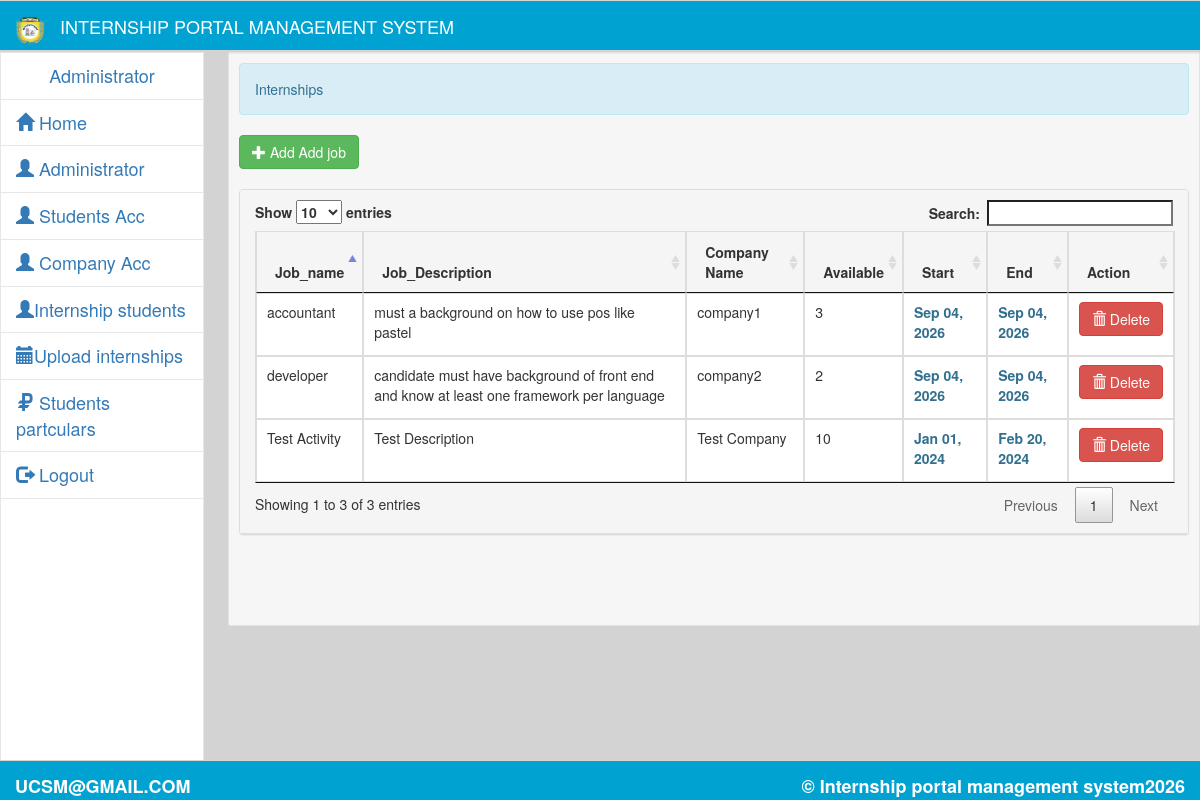
The app's page /admin/activity.php (signed in) with its own data.
### tables this page shows
CREATE TABLE `activity` (
  `activity_id` int(11) NOT NULL,
  `title` varchar(50) NOT NULL,
  `description` text NOT NULL,
  `company_name` text NOT NULL,
  `quantity` int(11) NOT NULL,
  `start` varchar(10) NOT NULL,
  `end` varchar(10) NOT NULL,
  `month` varchar(8) NOT NULL,
  `year` varchar(5) NOT NULL
);

### admin/activity.php (the view, shortened to what this page needs)
<!DOCTYPE html>
<html lang = "eng">
	<head>
		<link rel = "stylesheet" type = "text/css" href = "../css/bootstrap.css" />
		<link rel = "stylesheet" type = "text/css" href = "../css/style1.css" />
		<link rel = "stylesheet" type = "text/css" href = "../css/jquery-ui.css" />
		<link rel = "stylesheet" type = "text/css" href = "../css/jquery.dataTables.css" />
	</head>
<body>
<?php include'head.php'?>
<?php include 'sidebar.php'?>
		<div id = "sidecontent" class = "well pull-right">
			<div class = "alert alert-info">Internships</div>
			<button type = "button" id = "add_activity" class = "btn btn-success"><span class = "glyphicon glyphicon-plus"></span> Add Add job</button>
			<br />
			<br />
			<div id = "act_table" class = "panel panel-default">
				<div  class = " panel-heading">
					<table id = "table" class = "table table-bordered">
						<thead>
							<tr>
								<th>Job_name</th>
								<th>Job_Description</th>
								<th>Company Name</th>
								<th>Available</th>
								<th>Start</th>
								<th>End</th>
								<th>Action</th>
							</tr>
						</thead>
						<tbody>
							<?php
							$act_query = $conn->query("SELECT * FROM `activity`") or die($conn->error);
							while($act_fetch = $act_query->fetch_array()){
							?>
							<tr>
								<td><?php echo $act_fetch['title']?></td>
								<td><?php echo $act_fetch['description']?></td>
								<td><?php echo $act_fetch['company_name']?></td>
								<td><?php echo $act_fetch['quantity']?></td>
								<td><?php echo "<label class = 'text-info'>".date("M d, Y", strtotime($act_fetch['start']))."</label>"?></td>
								<td><?php echo "<label class = 'text-info'>".date("M d, Y", strtotime($act_fetch['end']))."</label>"?></td>
								<td> <a href = "#" data-toggle = "modal" data-target = "#delete_activity" name = "<?php echo $act_fetch['activity_id']?>" class = "btn btn-danger activity_id"><span class=  "glyphicon glyphicon-trash"></span> Delete</a></center></td>
							</tr>
							<?php
								}
							?>
						</tbody>
					</table>
				</div>
			</div>
		<br /><br /><br />
		</div>
	<br />
	<br />
	<br />
	<br />
	<br />
	<br />
	<br />
	<br />
	<br />
	<nav class = "navbar-default" id = "footer">
		<label class = "navbar-brand pull-right">&copy; Internship portal management system<?php echo date('Y', strtotime('+8 HOURS'))?></label>
		<label class = "navbar-brand ">UCSM@GMAIL.COM</label>
	</nav>
</body>
</html>

### admin/sidebar.php
<div id = "sidebar">
	<ul id = "menu" class = "nav menu">
		<li>
			<a>
				<?php
					require_once '../connect.php';
					$q_admin_side = $conn->query("SELECT * FROM `admin` WHERE `admin_id` = '$_SESSION[admin_id]'") or die($conn->error);
					$f_admin_side = $q_admin_side->fetch_array();
					echo "<center>".$f_admin_side['name']."</center>";
				?>
			</a>
		</li>
		<li><a href = "home.php"><i class = "glyphicon glyphicon-home"></i> Home</a></li>
		<li><a href = "admin.php"><i class = "glyphicon glyphicon-user"></i> Administrator</a></li>
        <li><a href = "students_details.php"><i class = "glyphicon glyphicon-user"></i> Students Acc</a></li>
		<li><a href = "company_details.php"><i class = "glyphicon glyphicon-user"></i> Company Acc</a></li>
		<li><a href = "internship_student.php"><i class = "glyphicon glyphicon-user"></i>Internship students</a></li>
		<li><a href = "activity.php"><i class = "glyphicon glyphicon-calendar"></i>Upload internships</a></li>
		<li><a href = "student.php"><i class = "glyphicon glyphicon-ruble"></i> Students partculars</a></li>
		<li><a href = "logout.php"><i class = "glyphicon glyphicon-log-out"></i> Logout</a></li>
	</ul>
</div>

### css/style1.css (style rules this page uses)
body { background-color: #D3D3D3; }
#footer { background-color: #00a2d1; height:40px; width:100%; filter: none; border: 1px solid #D5D5D5; position: fixed; right: 0; left: 0; z-index: 1030; bottom: 0; border-width: 1px 0 0; }
#sidebar { top:52px; width:17%; position:fixed; height:100%; border:1px solid #e7e7e7; background-color:#fff; font-size: large; }
#sidecontent { width:81%; word-wrap:break-word; margin-top:52px; background-color:rgba(255, 255, 255, 0.8); padding:10px; border-radius:2px; }
.menu li { border-bottom:1px solid #E7E7E7; }
#footer { height:40px; width:100%; filter: none; border: 1px solid #D5D5D5; position: fixed; right: 0; left: 0; z-index: 1030; bottom: 0; border-width: 1px 0 0; }

### records on screen
activity: title "accountant", description "must a background on how to use pos like pastel", company_name "company1", quantity "3", start "Sep 04, 2026", end "Sep 04, 2026"
activity: title "Test Activity", description "Test Description", company_name "Test Company", quantity "10", start "Jan 01, 2024", end "Feb 20, 2024"
activity: title "developer", description "candidate must have background of front end and know at least one framework per language", company_name "company2", quantity "2", start "Sep 04, 2026", end "Sep 04, 2026"

### other values on screen
$f_admin_side['name'] "Administrator"
